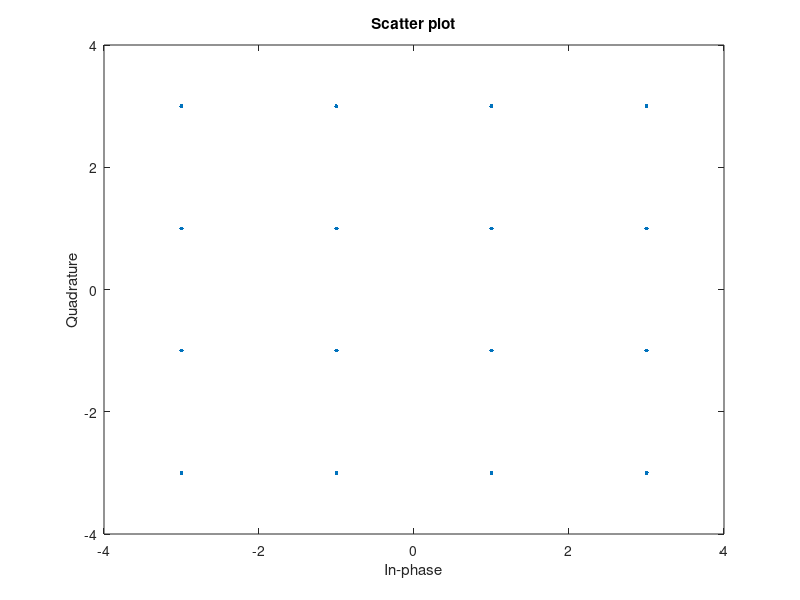

Write MATLAB code to recreate this figure.
% vamos analisar somente a constelacao
clear all
close all
clc

M = 16;
SNR = 50;
% info = randint(1, 10000, M);
info = randi([0 M-1], [1 1000000]);
% sinal_MPSK = exp(j*2*pi*info/M);
% sinal_MPSK = pskmod(info, M);
sinal_MPSK = qammod(info, M);
sinal_MPSK_rx = awgn(sinal_MPSK, SNR);
scatterplot(sinal_MPSK_rx);